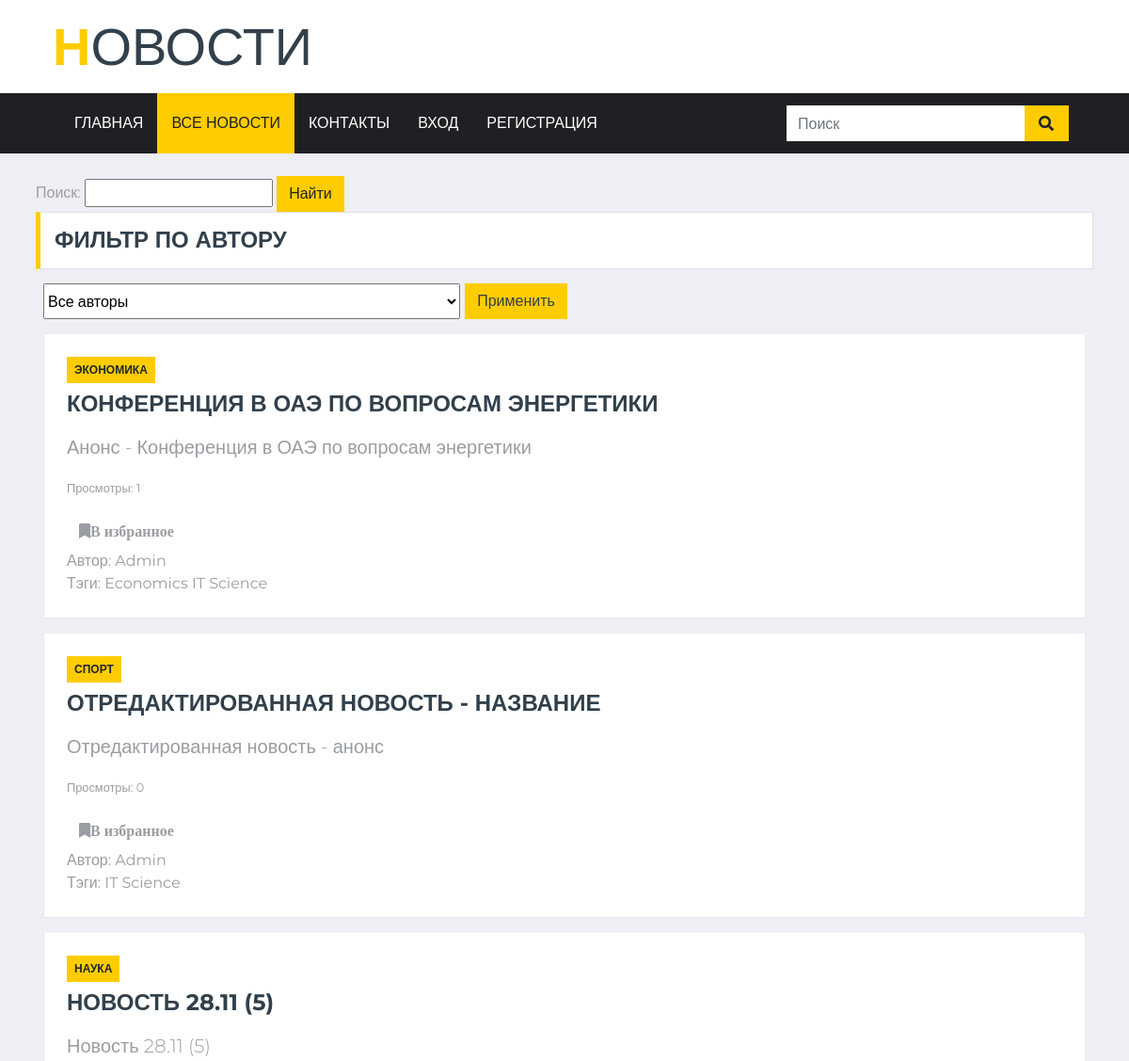
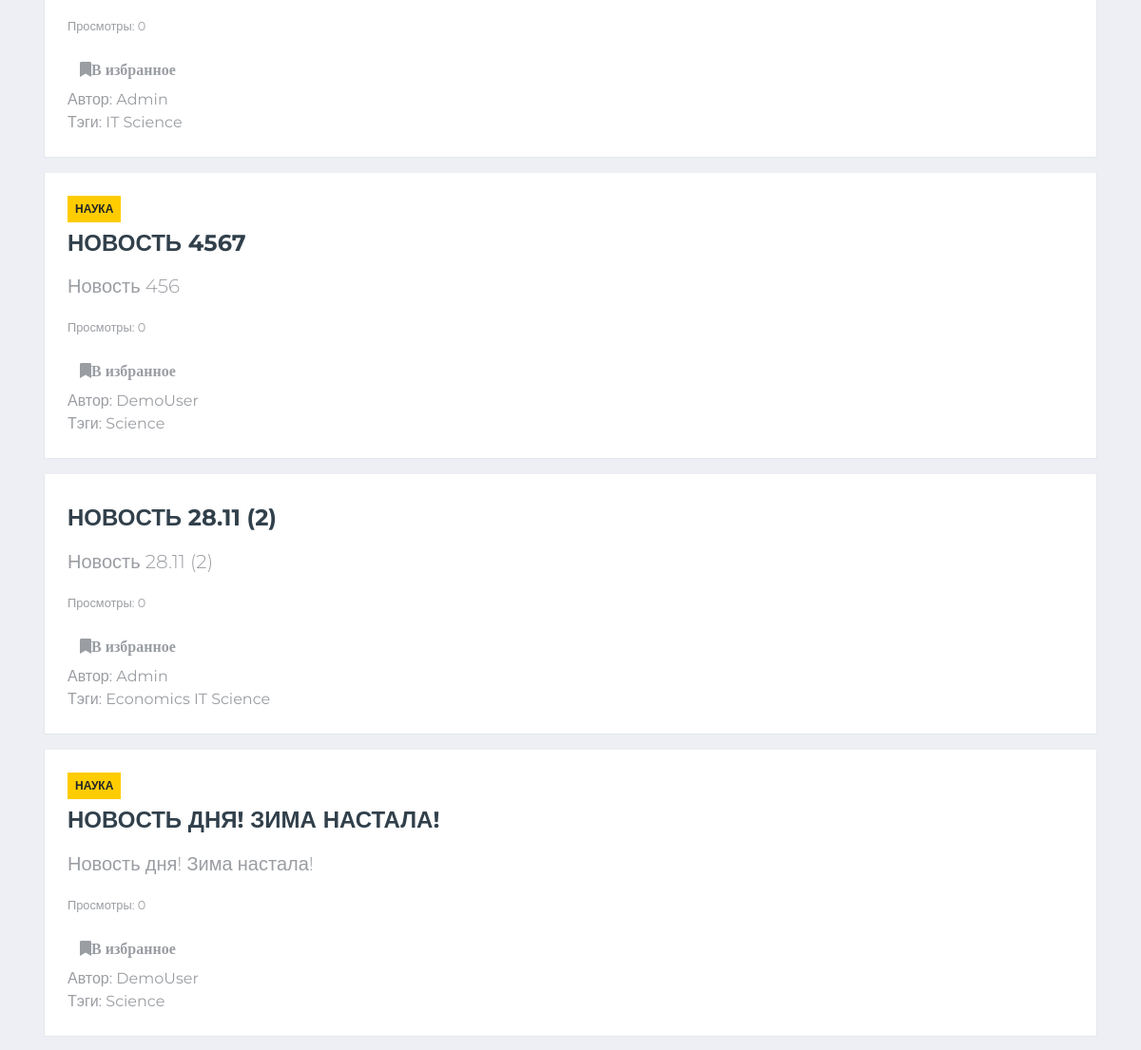
The app's page /news1/ (upper part), older data (2 pictures, top to bottom).
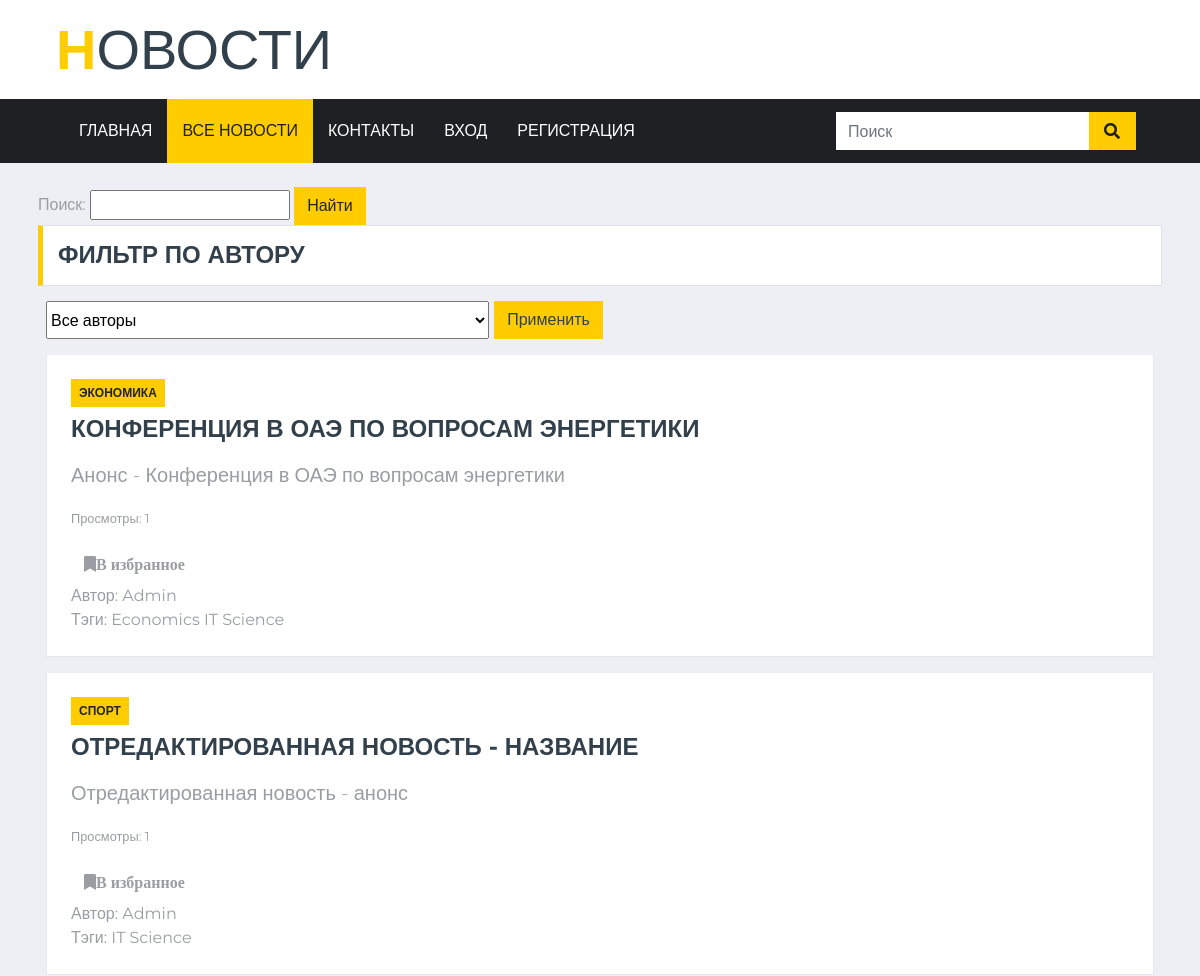
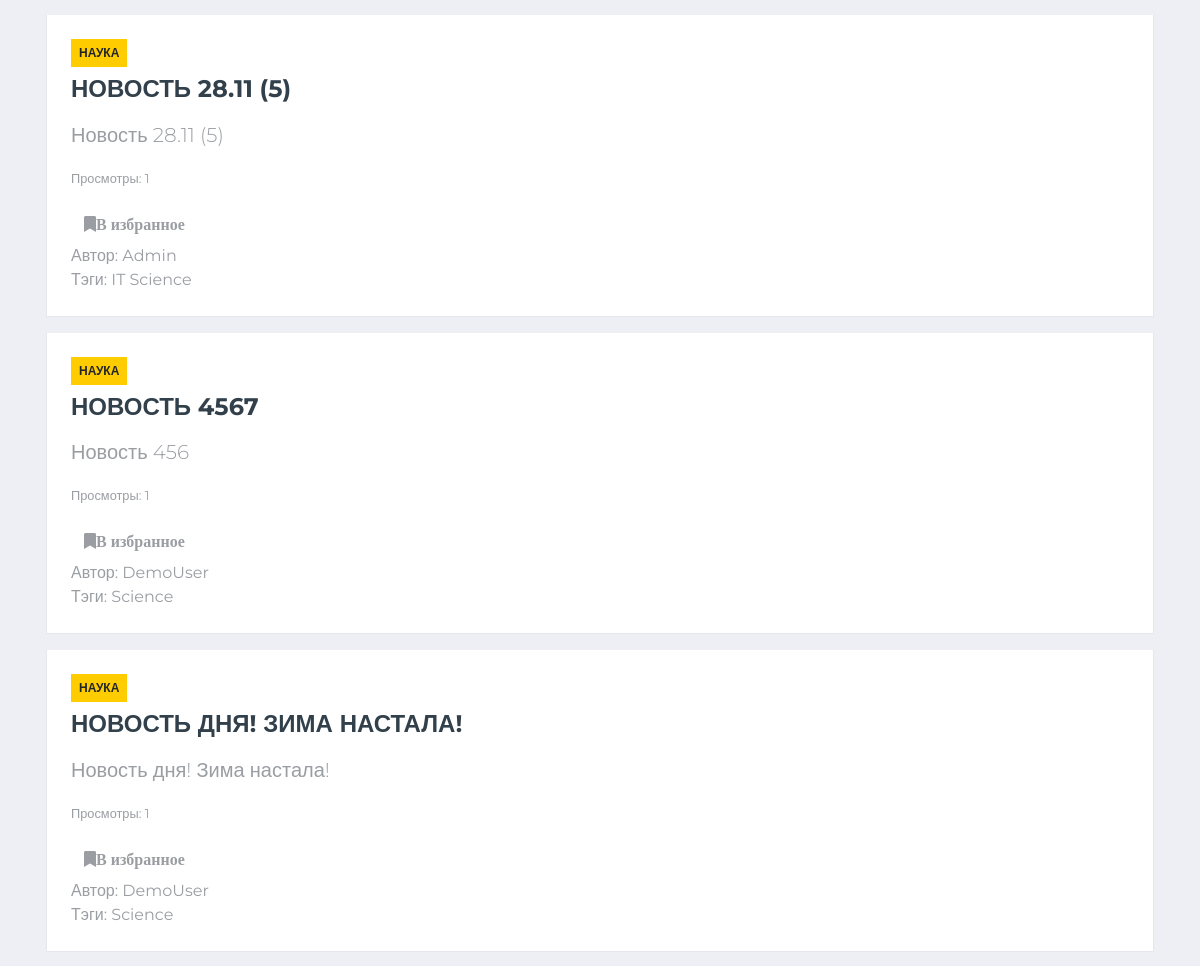
The same page, newer data (2 pictures, top to bottom).
### news1/models.py (models this page shows, shortened)
class Article(models.Model):
    categories = (('Экономика', 'Economics'),
                  ('Наука', 'Science'),
                  ('Спорт', 'Sport'),
                  ('Политика', 'Policy'),
                  ('Здоровье', 'Health'),
                  ('Путешествия', 'Travel'))
    author = models.ForeignKey(User, on_delete=models.SET_NULL, null=True, verbose_name='Автор')
    title = models.CharField('Название', max_length=50, default='')
    anouncement = models.TextField('Аннотация', max_length=250)
    text = models.TextField('Текст новости')
    date = models.DateTimeField('Дата публикации', auto_now=True)
    category = models.CharField(choices=categories, max_length=20, verbose_name='Категории')
    tags = models.ManyToManyField(to=Tag, blank=True, verbose_name='Тэги')
    slug = models.SlugField()
    def get_views(self):
        return self.views.count()
    class Meta:
        ordering = ['-date']
        verbose_name= 'Новость'
        verbose_name_plural='Новости'

class Tag(models.Model):
    title = models.CharField(max_length=80)
    status = models.BooleanField(default=True)
    class Meta:
        ordering = ['title','status']
        verbose_name= 'Тэг'
        verbose_name_plural='Тэги'

### news1/views.py (the view)
# urls.py: path('', views.all_news, name='news_index'),
def all_news(request):
    articles = Article.objects.all()
    a = articles.first()
    categories = Article.categories
    context={'today_articles': articles}
    author_list = User.objects.all()
    selected = 0
    if request.method=="POST":
        print(request.POST)
        selected = int(request.POST.get('author_filter'))
        if selected == 0:
            articles = Article.objects.all()
        else:
            articles = Article.objects.filter(author=selected)
        print(connection.queries)
    else:
        articles = Article.objects.all()
    context = {'articles': articles, 'author_list':author_list,'selected':selected,'categories':categories, }
    return render(request,'news1/all_news.html',context)

### news1/templates/news1/all_news.html (shortened to what this page needs)
<!DOCTYPE html>
{% load static %}
<html lang="ru">
<head>
    <link href="https://cdnjs.cloudflare.com/ajax/libs/font-awesome/5.15.0/css/all.min.css" rel="stylesheet">
    <link href="{% static 'news_portal/' %}lib/owlcarousel/assets/owl.carousel.min.css" rel="stylesheet">
    <link href="{% static 'news_portal/' %}css/style.css" rel="stylesheet">
</head>
<body>
<link rel="stylesheet" href="https://ajax.googleapis.com/ajax/libs/jqueryui/1.11.4/themes/smoothness/jquery-ui.css">
{% include 'news_portal/navbar.html' %}
    <br>
    <div class="container-fluid">
        <div class="container">
            <div class="row">
                <div class="col-lg-12">
                    <div class="row">
                        <div class="col-12">
                                <div class="search">
                                  <label for="search_input">Поиск: </label>
                                  <input id="search_input">
                                        <button class="btn btn-primary">Найти</button>
                                </div>
                            <div class="section-title">
                                <h4 class="m-0 text-uppercase font-weight-bold">Фильтр по автору</h4>
                            </div>
                            <div class="form-group col-12">
                            <form method="post">
                                <div class="input-group">
                                     <select class="form-select" name="author_filter" style="width:40%">
                                          <option value="0">Все авторы</option>
                                     </select>
                                     <span class="input-group-btn">
                                         <input type="submit" class="btn" value="Применить" style="margin: 0 5px; background-color: #fc0; color: #31404B">
                                     </span>
                                </div>
                            </form>
                            </div>
                        {% for article in articles %}
                        <div class="col-lg-12">
                            <div class="position-relative mb-3">
                                <div class="bg-white border border-top-0 p-4">
                                    <div class="mb-2">
                                        <a class="badge badge-primary text-uppercase font-weight-semi-bold p-2 mr-2"
                                            href="#">{{ article.category }}</a>
                                    </div>
                                    <a class="h4 d-block mb-3 text-secondary text-uppercase font-weight-bold" href="{% url 'news_detail' article.pk %}">{{ article.title }}</a>
                                    <p class="lead my-3">{{ article.anouncement }}</p>
                                    <p><small>Просмотры: {{ article.get_views }}</small></p>
                                    <a class="btn byn-success" href="{% url 'favorites' article.pk %}"><i class="fa fa-bookmark menu icon">В избранное</i></a>
                                    <p class="m-0">Автор: {{ article.author }}</p>
                                    <p class="m-0">Тэги: {% for t in article.tags.all %} {{ t.title }} {% endfor %}</p>
                                </div>
                            </div>
                        </div>
                        {% endfor %}
                    </div>
                </div>
            </div>
        </div>
    </div>
</body>
</html>

### news_portal/templates/news_portal/navbar.html (shortened to what this page needs)
    {% load static %}
    {% load users_extras %}
    <div class="container-fluid d-none d-lg-block">
        <div class="row align-items-center bg-white py-3 px-lg-5">
            <div class="col-lg-4">
                <a href="{% url 'home' %}" class="navbar-brand p-0 d-none d-lg-block">
                    <h1 class="m-0 display-4 text-uppercase text-primary">Н<span class="text-secondary font-weight-normal">овости</span></h1>
                </a>
            </div>
        </div>
    </div>
    <div class="container-fluid p-0">
        <nav class="navbar navbar-expand-lg bg-dark navbar-dark py-2 py-lg-0 px-lg-5">
            <div class="collapse navbar-collapse justify-content-between px-0 px-lg-3" id="navbarCollapse">
                <div class="navbar-nav mr-auto py-0">
                    <a href="{% url 'home' %}" {% if request.resolver_match.view_name == 'home' %} class="nav-item nav-link active" {% else %} class="nav-item nav-link" {% endif %}>Главная</a>
                    <a href="{% url 'news_index' %}" {% if request.resolver_match.view_name == 'news_index' %} class="nav-item nav-link active" {% else %} class="nav-item nav-link" {% endif %}>Все новости</a>
                    <a href="#" class="nav-item nav-link">Контакты</a>
                    {% if request.user.id %}
                    <div class="nav-item dropdown">
                        <a href="#" class="nav-link dropdown-toggle" data-toggle="dropdown">{{ request.user.username }}</a>
                        <div class="dropdown-menu rounded-0 m-0">
                            {% if request.user|has_group:"Authors" %}
                            <a href="{% url 'create_article' %}" class="dropdown-item">Создать статью</a>
                            {% endif %}
                            <a href="{% url 'profile' %}" class="dropdown-item">Мой аккаунт</a>
                            <a href="{% url 'logout' %}" class="dropdown-item">Выход</a>
                        </div>
                    </div>
                    {% else %}
                    <a href="{% url 'login' %}" {% if request.resolver_match.view_name == 'login' %} class="nav-item nav-link active" {% else %} class="nav-item nav-link" {% endif %}>Вход</a>
                    <a href="{% url 'registration' %}" {% if request.resolver_match.view_name == 'registration' %} class="nav-item nav-link active" {% else %} class="nav-item nav-link" {% endif %}>Регистрация</a>
                    {% endif %}
                </div>
                <div class="input-group ml-auto d-none d-lg-flex" style="width: 100%; max-width: 300px;">
                    <input type="text" class="form-control border-0" placeholder="Поиск">
                    <div class="input-group-append">
                        <button class="input-group-text bg-primary text-dark border-0 px-3"><i
                                class="fa fa-search"></i></button>
                    </div>
                </div>
            </div>
                            <br >
        </nav>
    </div>

### news_portal/templates/news_portal/footer.html (shortened to what this page needs)
    {% load static %}

Row changes from the older to the newer data that the page shows:
removed Article: title "НОВОСТЬ 28.11 (2)", anouncement "Новость 28.11 (2)", get_views "0", author "Admin", Tag (title "Economics"), Tag (title "IT"), Tag (title "Science")
computed for Article "ОТРЕДАКТИРОВАННАЯ НОВОСТЬ - НАЗВАНИЕ": get_views "0" → "1"
computed for Article "НОВОСТЬ 28.11 (5)": get_views "0" → "1"
computed for Article "НОВОСТЬ 4567": get_views "0" → "1"
computed for Article "НОВОСТЬ ДНЯ! ЗИМА НАСТАЛА!": get_views "0" → "1"
